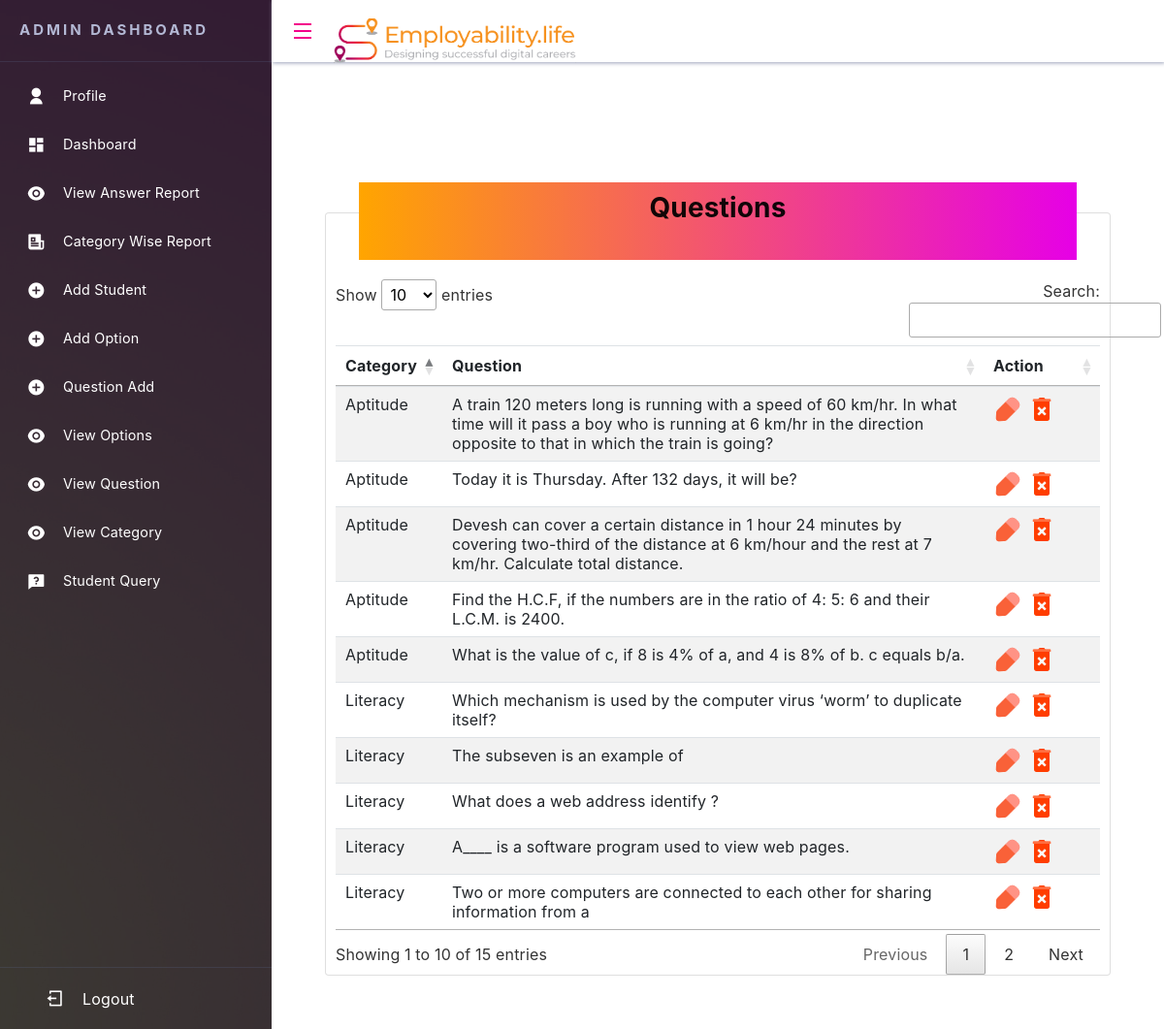
Page /viewquestion/ (signed in) on the committed database.
### quiz/models.py (models this page shows, shortened)
class question(models.Model):
    categoryName=models.ForeignKey(Testcategory, on_delete=models.CASCADE, null=True, default="")
    question=models.TextField(max_length=1000)

class Testcategory(models.Model):
    name=models.CharField(max_length=280,default="",blank=True,null=True)
    def __str__(self):
        return self.name

### quiz/views.py (the view)
# urls.py: path('viewquestion/',show_question,name='viewquestion'),
def show_question(request):
    if 'email' in request.session:
        al=question.objects.all()
        return render(request,'showquestion.html',{'al':al})
    return redirect('sign1')

### quiz/templates/showquestion.html
    {% extends 'admin_base.html' %}
    {% load static %}
    {% block content %}
    <div class="dashboard">
        <div class="card" style="margin-top:100px; padding:0px 10px 0px 10px ;">
            <div class="baner" style="margin: auto; margin-top:-4%; margin-bottom:20px;">
                <h3 class="text-center" style="font-weight: bold; padding: 10px 0px 10px 0px;"> Questions</h3>
            </div>
            <table class="table table-hover table-striped" id="myTable">
                <thead>
                    <tr>
                        <th>Category</th>
                        <th>Question</th>
                        <th>Action</th>
                    </tr>
                </thead>
                <tbody>
                    {% for i in al %}
                    <tr>
                        <td>{{i.categoryName}}</td>
                        <td>{{i.question}}</td>
                        <td style=" width:100px;">
                            <a href="{% url 'editquestions' i.id %}"><img src="{% static 'icon/edit.png' %}" height="30px"
                                    width="30px"></a>
                            <a href="{% url 'delquestion' i.id %}"><img src="{% static 'icon/delete.png' %}" height="30px"
                                width="30px"></a>
                        </td>
                    </tr>
                    {% endfor %}
                </tbody>
            </table>
        </div>
    </div>
    {% endblock %}

### quiz/static/css/demo.css (style rules this page uses)
a { text-decoration:none; }
.baner { height: 80px; width: 94%; background: linear-gradient(90deg, rgba(255, 165, 0, 1) 0%, rgb(230, 0, 230) 100%); color: rgba(0, 0, 0, 0.934); }

### quiz/static/css/style.css (style rules this page uses)
* { box-sizing: border-box; }
body { margin: 0; height: 100vh; font-family: "Roboto", sans-serif; color: #212529; letter-spacing: 0.01em; line-height: 1.6; }
a { text-decoration: none; }
html, body { height: 100%; }

### rows in the picture
question: categoryName "Literacy", question "Which mechanism is used by the computer virus ‘worm’ to duplicate itself?"
question: categoryName "Literacy", question "The subseven is an example of"
question: categoryName "Literacy", question "What does a web address identify ?"
question: categoryName "Literacy", question "A____ is a software program used to view web pages."
question: categoryName "Literacy", question "Two or more computers are connected to each other for sharing information from a"
question: categoryName "Aptitude", question "A train 120 meters long is running with a speed of 60 km/hr. In what time will it pass a boy who is running at 6 km/hr in the direction opposite to that in which the train is going?"
question: categoryName "Aptitude", question "Today it is Thursday. After 132 days, it will be?"
question: categoryName "Aptitude", question "Devesh can cover a certain distance in 1 hour 24 minutes by covering two-third of the distance at 6 km/hour and the rest at 7 km/hr. Calculate total distance."
question: categoryName "Aptitude", question "Find the H.C.F, if the numbers are in the ratio of 4: 5: 6 and their L.C.M. is 2400."
question: categoryName "Aptitude", question "What is the value of c, if 8 is 4% of a, and 4 is 8% of b. c equals b/a."
